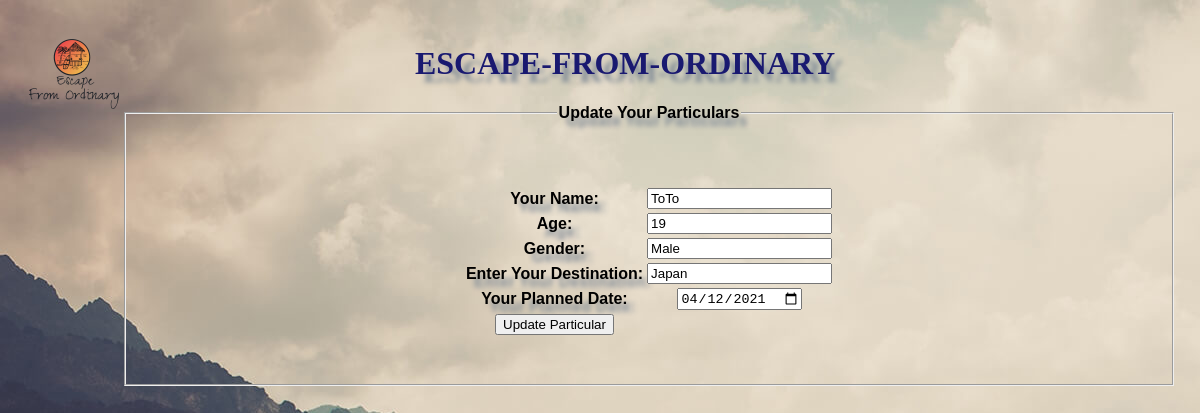
Screenshot of /edit_data.php?bookingid=1154 (signed in) with the database file from the repository.
### tables this page shows
CREATE TABLE `registration` (
  `bookingid` int(5) NOT NULL,
  `name` varchar(20) NOT NULL,
  `age` int(5) NOT NULL,
  `gender` varchar(10) NOT NULL,
  `email` varchar(20) NOT NULL,
  `destination` varchar(30) NOT NULL,
  `date` varchar(20) NOT NULL
);

### edit_data.php (the view, shortened to what this page needs)
<?php
    include "db_include.php";
    include "header.php";
    $bookingid = $_GET["bookingid"];
    $name = "";
    $age = "";
    $gender =  "";
    $destination = "";
    $date = "";
    $sql = "SELECT  name, age, gender, destination, date FROM registration WHERE bookingid= " . $bookingid;
    $resultset = $conn->query($sql);
    if($resultset->num_rows==1){
        if($row = $resultset->fetch_assoc()){
            $name = $row["name"];
            $age = $row["age"];
            $gender = $row["gender"];
            $destination = $row["destination"];
            $date = $row["date"];
        }
    }
?>
<!DOCTYPE html>
<html lang="en">
<head>
</head>
<body style="background: url('img/Wallpaper-3.jpg');">
    <div>
        <form action="edit_action.php" method="post">
        <fieldset>
                    <legend>Update Your Particulars</legend>
                    <table>
                        <tr><td>Your Name:</td><td><input type="text" name="name" id="name" value="<?php echo $name ?> "></td></tr>
                        <tr><td>Age:</td><td><input type="number" name="age" id="age" value="<?php echo $age ?>"></td></tr>
                        <tr><td>Gender:</td><br><td><input type="text" name="gender" id="gender" value="<?php echo $gender ?> "></td>
                        <tr><td>Enter Your Destination:</td><td><input type="text" name="destination" id="destination" value="<?php echo $destination ?>"></td></tr>
                        <tr><td>Your Planned Date: </td>
                        <td><input type=date name="date" value="<?php echo $date ?>"></td>
                        <tr><td>
                        <input type=submit value="Update Particular">
                        </td></tr>
                    </table>
                <br><br>
        </form>
    </div>
</body>
</html>

### style_header.css (style rules this page uses)
body { text-align : center; padding : 1em; clear : left; font-family:'Tangerine', sans-serif; font-weight: 800; text-shadow: 8px 8px 5px #808B96; background-size: auto; background-attachment: fixed; }

### edit_data.php (style rules this page uses)
table { text-align: center; margin:auto; margin-top: 40px; }

### rows the page displays
registration: name "ToTo", age "19", gender "Male", destination "Japan", date "04/12/2021"
